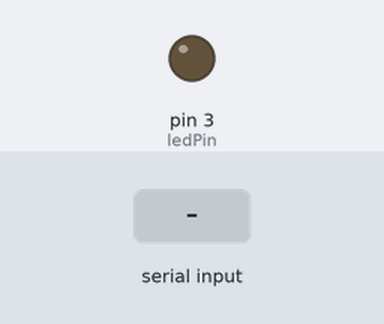
Bench run of a sketch on a simulated Arduino Uno, built with avr-gcc and run on an emulated ATmega328P. Parts: output pins drawn as LEDs (lit = HIGH). The inputs (shaded band) are chosen by the test bench. What the sketch prints to the serial monitor is not drawn.

Above: at 1.2 s.
1.3 s: "1\n" received over Serial
At 1.8 s:
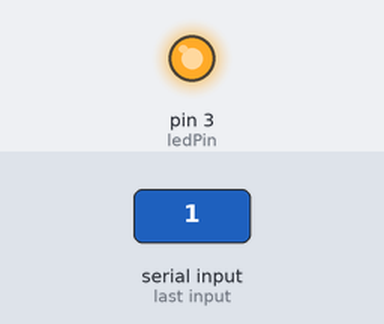
Timing chart, 0 to 4.3 s (numbered marks = the images above; inputs shaded):
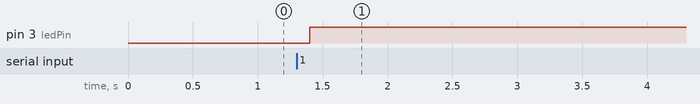

Measured:
- after the input at 1.3 s, pin 3 (ledPin): LOW → HIGH after 0.10 s

The sketch:

Blink_Serial.ino
```cpp
int ledPin = 3; // LED connected to digital pin 9
// The setup() method runs once, when the sketch starts

void setup()
{
  // initialize the digital pin as an output:
  pinMode(ledPin, OUTPUT);
  Serial.begin(9600);
  while (!Serial);
  Serial.println("Input 1 to blink the LED");
}

// the loop() method runs over and over again,
// as long as the Arduino has power

void loop()
{
     if(Serial.available())
     {
      int state =Serial.parseInt();
      if (state == 1)
      {
        digitalWrite(ledPin, LOW);   // set the LED on
        delay(100);                  // wait for a second
        digitalWrite(ledPin, HIGH);  // set the LED off
      }
    }
}
```
